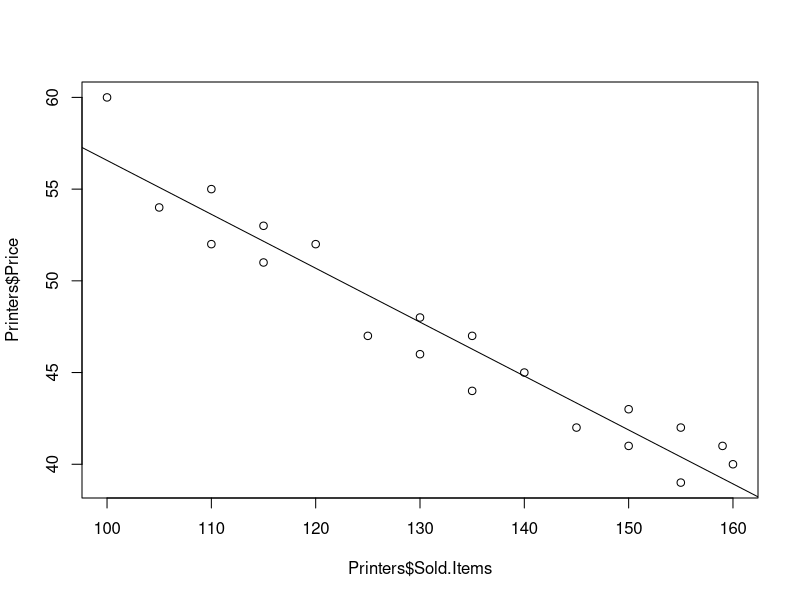

Write the R code that produced this figure.
setwd ("c://R")
Printers=read.csv ("SellingPrinters.csv", header=TRUE,sep=";")
head(Printers)
str(Printers)

plot(Printers$Sold.Items,Printers$Price)

cov(Printers$Sold.Items,Printers$Price)
cor(Printers$Sold.Items,Printers$Price)


CovX_Y=cov(Printers$Sold.Items,Printers$Price)
CovX_Y
SdSoldItems=sd(Printers$Sold.Items)
SdSoldItems
SdPrice=sd(Printers$Price)
SdPrice
CorrCoef=CovX_Y/(SdSoldItems*SdPrice)
CorrCoef

LinMod <- lm( Printers$Price ~ Printers$Sold.Items,data=Printers)
LinMod

summary(LinMod)


abline(LinMod)
